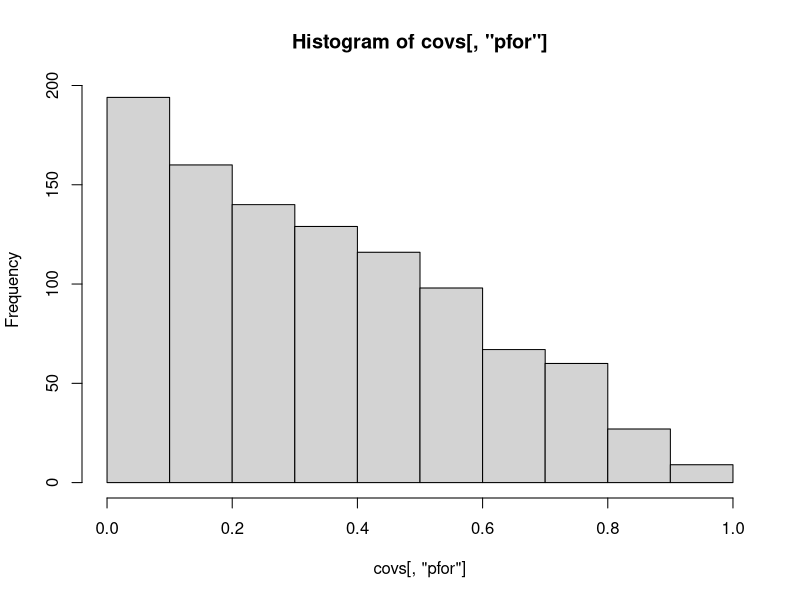

Generate this figure with R: (Note: this script raises an error after producing the figure.)
rm(list=ls())
library('gtools')
set.seed(1)

#settings
n=1000
# intercept
b0=3 
# slopes
b1=-1
b2=0
b3=0.5

#covariates
covs=rdirichlet(n,rep(1,3)) # create random proportional covariate data
colnames(covs)=c('pfor','pagri','pwet')

hist(covs[,'pfor']) # histogram

cor(covs) # correlations

#response
rich=rpois(n,exp(b0+b1*covs[,'pfor']+b2*covs[,'pagri']+b3*covs[,'pwet'])) # create richness variable depending on covs
sort(unique(rich))

#combine everything and export
dat1=data.frame(rich=rich,
                pfor=covs[,'pfor'],
                pagri=covs[,'pagri'],
                pwet=covs[,'pwet'],
                region=sample(1:10,n,replace=T),
                x=runif(n),
                y=runif(n))


write.csv(dat1,file.path("simul",'fake_data.csv'),row.names=F)
